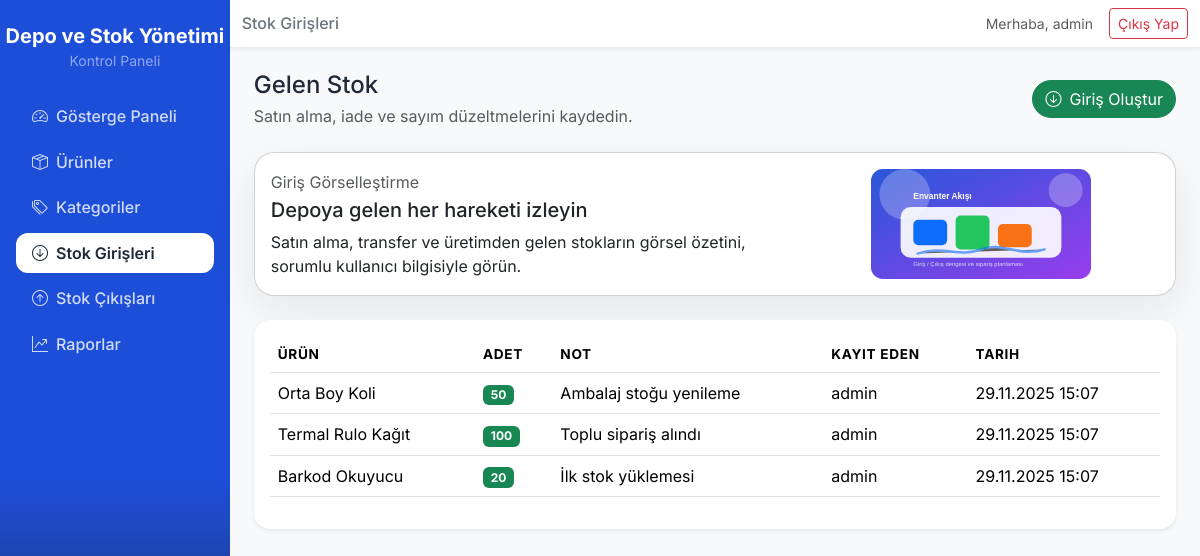
Screenshot of /stock_entries.php (signed in) with the database file from the repository.
### tables this page shows
CREATE TABLE `stock_entries` (
  `id` int unsigned NOT NULL AUTO_INCREMENT,
  `product_id` int unsigned NOT NULL,
  `quantity` int NOT NULL,
  `note` varchar(255) DEFAULT NULL,
  `user_id` int unsigned NOT NULL,
  `created_at` timestamp NOT NULL DEFAULT CURRENT_TIMESTAMP,
  PRIMARY KEY (`id`),
  KEY `entry_product_fk` (`product_id`),
  KEY `entry_user_fk` (`user_id`),
  CONSTRAINT `entry_product_fk` FOREIGN KEY (`product_id`) REFERENCES `products` (`id`) ON DELETE CASCADE,
  CONSTRAINT `entry_user_fk` FOREIGN KEY (`user_id`) REFERENCES `users` (`id`) ON DELETE CASCADE
);

CREATE TABLE `products` (
  `id` int unsigned NOT NULL AUTO_INCREMENT,
  `category_id` int unsigned DEFAULT NULL,
  `name` varchar(200) NOT NULL,
  `sku` varchar(120) DEFAULT NULL,
  `quantity` int NOT NULL DEFAULT 0,
  `unit_price` decimal(10,2) NOT NULL DEFAULT 0.00,
  `reorder_point` int NOT NULL DEFAULT 5,
  `created_at` timestamp NOT NULL DEFAULT CURRENT_TIMESTAMP,
  `updated_at` timestamp NOT NULL DEFAULT CURRENT_TIMESTAMP ON UPDATE CURRENT_TIMESTAMP,
  PRIMARY KEY (`id`),
  KEY `category_fk` (`category_id`),
  CONSTRAINT `products_category_fk` FOREIGN KEY (`category_id`) REFERENCES `categories` (`id`) ON DELETE SET NULL
);

CREATE TABLE `users` (
  `id` int unsigned NOT NULL AUTO_INCREMENT,
  `username` varchar(100) NOT NULL UNIQUE,
  `password` varchar(255) NOT NULL,
  `name` varchar(150) NOT NULL,
  `created_at` timestamp NOT NULL DEFAULT CURRENT_TIMESTAMP,
  PRIMARY KEY (`id`)
);

### config.php (called while the page is built, shortened)
<?php
function db(): PDO
{
    static $pdo = null;
    if ($pdo === null) {
        $dsn = 'mysql:host=' . DB_HOST . ';dbname=' . DB_NAME . ';charset=utf8mb4';
        $options = [
            PDO::ATTR_ERRMODE => PDO::ERRMODE_EXCEPTION,
            PDO::ATTR_DEFAULT_FETCH_MODE => PDO::FETCH_ASSOC,
            PDO::ATTR_EMULATE_PREPARES => false,
        ];
        $pdo = new PDO($dsn, DB_USER, DB_PASS, $options);
    }
    return $pdo;
}

### db.php (called while the page is built, shortened)
<?php
require_once __DIR__ . '/config.php';
function run_query(string $sql, array $params = []): PDOStatement
{
    $stmt = db()->prepare($sql);
    $stmt->execute();
    return $stmt;
}
function fetch_all(string $sql, array $params = []): array
{
    return run_query($sql, $params)->fetchAll();
}

### stock_entries.php (the view, shortened to what this page needs)
<?php
require_once __DIR__ . '/db.php';
$entries = fetch_all(
    'SELECT se.*, p.name AS product_name, u.username
     FROM stock_entries se
     INNER JOIN products p ON p.id = se.product_id
     INNER JOIN users u ON u.id = se.user_id
     ORDER BY se.created_at DESC'
);
include __DIR__ . '/includes/header.php';
?>
<div class="d-flex justify-content-between align-items-center mb-4">
    <div>
        <h4 class="mb-1">Gelen Stok</h4>
        <p class="text-muted mb-0">Satın alma, iade ve sayım düzeltmelerini kaydedin.</p>
    </div>
    <button class="btn btn-success btn-rounded" data-bs-toggle="modal" data-bs-target="#entryModal">
        <i class="bi bi-arrow-down-circle me-2"></i>Giriş Oluştur
    </button>
</div>
<div class="card page-info-card mb-4">
    <div class="card-body">
        <div class="row align-items-center g-4">
            <div class="col-lg-7">
                <p class="text-muted mb-1">Giriş Görselleştirme</p>
                <h5 class="mb-2">Depoya gelen her hareketi izleyin</h5>
                <p class="mb-0">Satın alma, transfer ve üretimden gelen stokların görsel özetini, sorumlu kullanıcı bilgisiyle görün.</p>
            </div>
            <div class="col-lg-5 text-center">
                <img src="assets/img/operations-art.svg" alt="Stok girişi görseli" class="img-fluid">
            </div>
        </div>
    </div>
</div>
<div class="card shadow-sm border-0 rounded-4">
    <div class="card-body">
        <div class="table-responsive">
            <table class="table align-middle" data-table>
                <thead>
                <tr>
                    <th>Ürün</th>
                    <th>Adet</th>
                    <th>Not</th>
                    <th>Kayıt Eden</th>
                    <th>Tarih</th>
                </tr>
                </thead>
                <tbody>
                <?php foreach ($entries as $entry): ?>
                    <tr>
                        <td><?= htmlspecialchars($entry['product_name']); ?></td>
                        <td><span class="badge bg-success"><?= (int)$entry['quantity']; ?></span></td>
                        <td><?= htmlspecialchars($entry['note']); ?></td>
                        <td><?= htmlspecialchars($entry['username']); ?></td>
                        <td><?= date('d.m.Y H:i', strtotime($entry['created_at'])); ?></td>
                    </tr>
                <?php endforeach; ?>
                </tbody>
            </table>
        </div>
    </div>
</div>
<?php
include __DIR__ . '/includes/footer.php';

### assets/css/style.css (style rules this page uses)
body { font-family: 'Inter', sans-serif; background-color: #f4f6fb; color: #1f2937; }
.table thead { background-color: #f8f9fb; font-size: 0.85rem; text-transform: uppercase; letter-spacing: 0.05em; }
.btn-rounded { border-radius: 999px; }
.page-info-card { background: #fff; border-radius: 1.25rem; box-shadow: 0 15px 40px rgba(15, 23, 42, 0.08); }
.page-info-card img { max-width: 220px; }

### rows the page displays
stock_entries: product.name "Orta Boy Koli", quantity "50", note "Ambalaj stoğu yenileme", user.username "admin", created_at "29.11.2025 15:07"
stock_entries: product.name "Termal Rulo Kağıt", quantity "100", note "Toplu sipariş alındı", user.username "admin", created_at "29.11.2025 15:07"
stock_entries: product.name "Barkod Okuyucu", quantity "20", note "İlk stok yüklemesi", user.username "admin", created_at "29.11.2025 15:07"

### other values shown
APP_NAME "Depo ve Stok Yönetimi"
$pageTitle "Stok Girişleri"
current_user()['username'] "admin"
